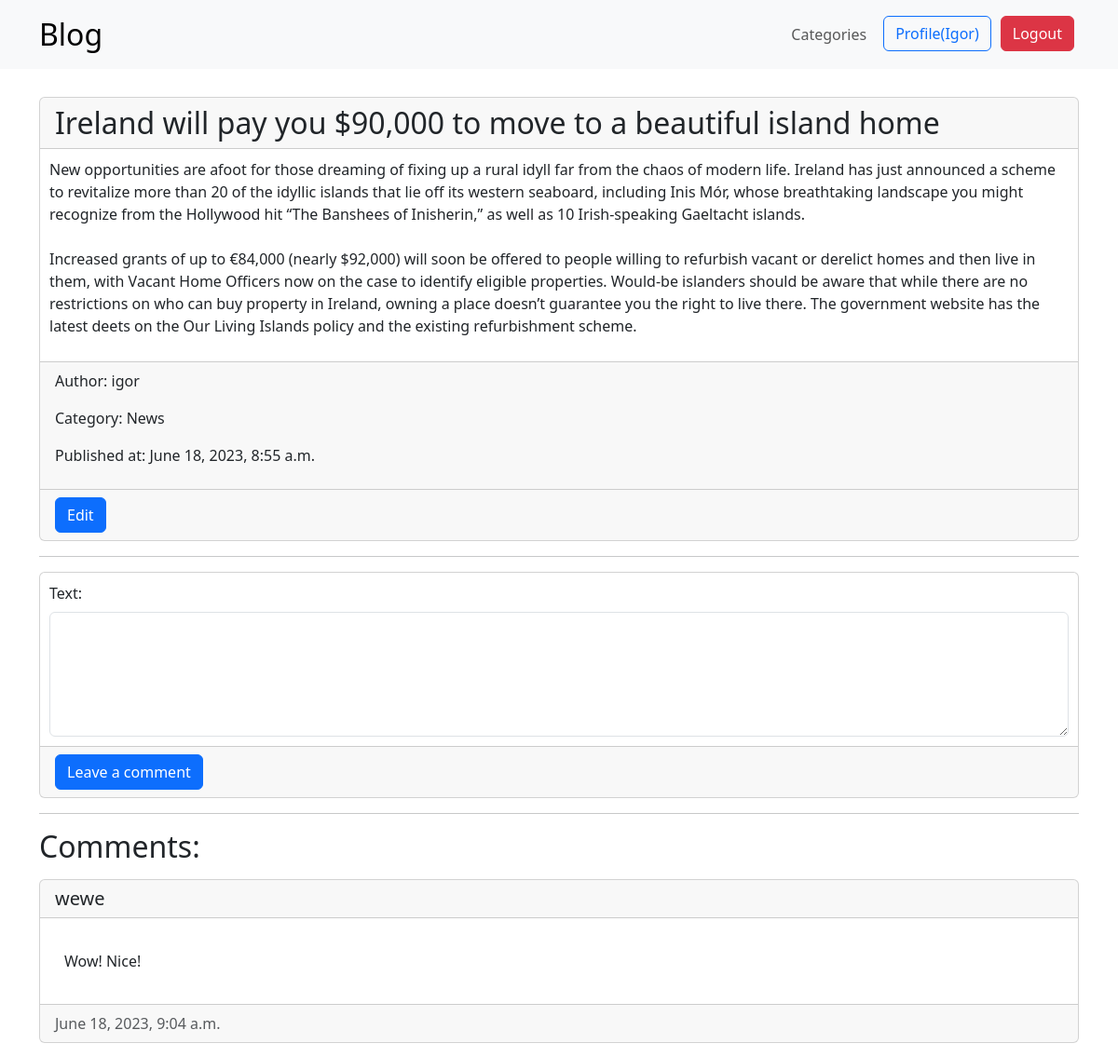
Page /posts/ireland-will-pay-you-90000-to-move-to-a-beautiful-island-home (signed in) on the committed database.
### Blog/models.py (models this page shows, shortened)
class Post(models.Model):
    title = models.CharField(max_length=120)
    slug = models.SlugField(max_length=255, unique=True, db_index=True, verbose_name="Slug")
    content = models.TextField()
    created_at = models.DateTimeField(auto_now_add=True)
    updated_at = models.DateTimeField(auto_now=True)
    author = models.ForeignKey(User, on_delete=models.CASCADE, related_name="blog_posts")
    category = models.ForeignKey(Category, on_delete=models.CASCADE, related_name="posts")
    tags = models.ManyToManyField(Tag, related_name='posts')
    def get_tags(self):
        return ', '.join([tag.tag_name for tag in self.tags.all()])
    get_tags.short_description = "Admin Names"
    class Meta:
        ordering = ['-created_at']

class Category(models.Model):
    category_name = models.CharField(max_length=120)
    def __str__(self):
        return self.category_name

class Comment(models.Model):
    text = models.TextField()
    author = models.ForeignKey(User, on_delete=models.CASCADE, related_name="comments")
    created_at = models.DateTimeField(auto_now_add=True)
    post = models.ForeignKey(Post, on_delete=models.CASCADE, related_name="comments")
    class Meta:
        ordering = ['created_at']

### Blog/views.py (the view, shortened to what this page needs)
# urls.py: path('posts/<slug:slug>', PostDetailView.as_view()),
class PostDetailView(generic.DetailView, FormMixin):
    model = Post
    template_name = 'Blog/post_detail.html'
    form_class = CommentForm

### Blog/forms.py
class CommentForm(forms.Form):
    text = forms.CharField(widget=forms.Textarea(attrs={'rows': 5, "class": "form-control"}))

### templates/Blog/post_detail.html (shortened to what this page needs)
{% extends 'base.html' %}
{% block content %}
    <article class="post card">
        <h2 class="card-header">{{ post.title }}</h2>
        <p class="card-text">{{ post.content|linebreaksbr }}</p>
        <div class="card-footer">
            <p>Author: {{ post.author }}</p>
            <p>Category: {{ post.category }}</p>
            <p>Published at:
                <time class="date">
                    {{ post.created_at }}
                </time>
            </p>
        </div>
        {% if request.user == post.author and request.user.is_authenticated %}
            <div class="card-footer">
                <a href="{% url "post_update" post.slug %}" class="btn btn-primary">Edit</a>
            </div>
        {% endif %}
    </article>
    {% if request.user.is_authenticated %}
        <hr>
        <div class="card">
            <form method="post">
                <div class="card-text">
                    <label class="form-label">Text:</label>
                    {{ form.text }}
                </div>
                <div class="card-footer">
                    <input type="submit" value="Leave a comment" class="btn btn-primary full-width">
                </div>
            </form>
        </div>
    {% endif %}
    {% if post.comments.last %}
        <hr>
        <div>
            <h2>Comments:</h2>
            {% for comment in post.comments.all %}
                <div class="card comment">
                    <h5 class="card-header mb-2">{{ comment.author }}</h5>
                    <div class="card-body">
                        <p class="card-text mb-2">{{ comment.text }}</p>
                    </div>
                    <div class="card-footer text-body-secondary" style="display: flex;">
                        <time class="me-auto mt-2 mt-lg-0">{{ comment.created_at }}</time>
                    </div>
                </div>
            {% endfor %}
        </div>
    {% endif %}
{% endblock %}

### templates/base.html (shortened to what this page needs)
{% load static %}
<!DOCTYPE html>
<html lang="en">
<head>
    <link href="https://cdn.jsdelivr.net/npm/bootstrap@5.3.0/dist/css/bootstrap.min.css" rel="stylesheet"
>
    <link rel="stylesheet" href="{% static "css/style.css" %}"/>
</head>
<body>
<nav class="navbar navbar-expand-lg bg-body-tertiary sticky-top">
    <div class="container">
        <div class="collapse navbar-collapse" id="navbarNavDropdown">
            <a class="navbar-brand me-auto mt-2 mt-lg-0" href="{% url 'posts' %}">Blog</a>
            <ul class="navbar-nav">
                <li class="nav-item">
                    <a class="nav-link me-auto mt-2 mt-lg-0" href="{% url 'categories' %}">Categories</a>
                </li>
                {% if request.user.is_authenticated %}
                    <li class="nav-item">
                        <a href="{% url 'profile' %}" class="btn btn-outline-primary">Profile({{ request.user | title }})</a>
                    </li>
                    <li class="nav-item">
                        <a href="{% url 'logout' %}" class="btn btn-danger">Logout</a>
                    </li>
                {% endif %}
            </ul>
        </div>
    </div>
</nav>
<main class="container">
    <div class="row">
        <div class="col">
            {% block content %}
            {% endblock %}
        </div>
    </div>
</main>
</body>
</html>

### static/css/style.css (style rules this page uses)
.navbar { margin-bottom: 15px; }
.nav-item { padding: 5px; }
.post { margin-top: 15px; }
.comment { margin-top: 15px; margin-bottom: 15px; }
.card-text { padding: 10px; }
.navbar-brand { font-size: 32px; }

### rows in the picture
Post: title "Ireland will pay you $90,000 to move to a beautiful island home", content "New opportunities are afoot for those dreaming of fixing up a rural idyll far from the chaos of modern life. Ireland has just announced a scheme to revitalize more than 20 of the idyllic islands that lie off its western seaboard, including Inis Mór, whose breathtaking landscape you might recognize from the Hollywood hit “The Banshees of Inisherin,” as well as 10 Irish-speaking Gaeltacht islands. Increased grants of up to €84,000 (nearly $92,000) will soon be offered to people willing to refurbish vacant or derelict homes and then live in them, with Vacant Home Officers now on the case to identify eligible properties. Would-be islanders should be aware that while there are no restrictions on…", author "igor", category "News", created_at "June 18, 2023, 8:55 a.m."
Comment: author "wewe", text "Wow! Nice!", created_at "June 18, 2023, 9:04 a.m."

### other values in the picture
{{ request.user | title }} "Igor"
